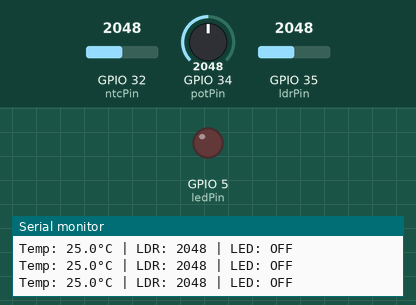
The sketch below on a simulated ESP32. On the bench: output pins drawn as LEDs (lit = HIGH), the last lines printed to the serial monitor. Inputs (shaded band) come from the test bench; at power-on: GPIO 35 (ldrPin) = 2048, GPIO 34 (potPin) = 2048, GPIO 32 (ntcPin) = 2048.

Above: at 1.2 s.
1.3 s: GPIO 35 (ldrPin) set to 1534
2.8 s: GPIO 35 (ldrPin) set to 1436
At 4.2 s:
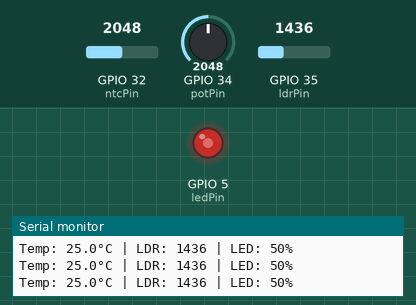
4.5 s: GPIO 34 (potPin) set to 2866
At 5.4 s:
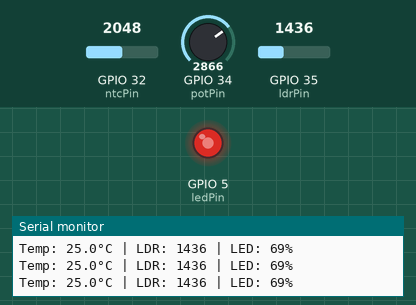
6.0 s: GPIO 34 (potPin) set to 3603
At 6.7 s:
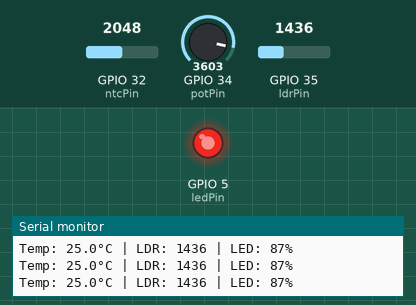
7.5 s: GPIO 34 (potPin) set to 491
At 8.0 s:
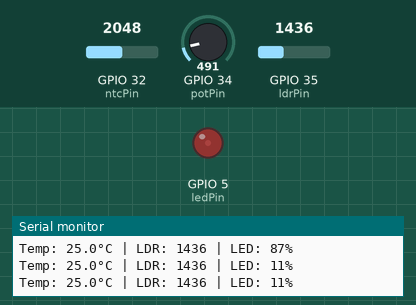
Timing chart, 0 to 10.0 s (numbered marks = the images above; inputs shaded):
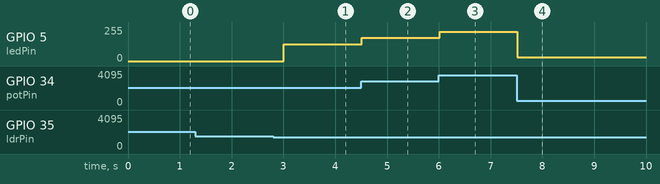

Measured:
- the behaviour switches between 1500 and 1499 on GPIO 35 (ldrPin) (found by bisection; images 0 and 1)
- after the input at 2.8 s, GPIO 5 (ledPin): 0/255 → 127/255 after 0.21 s
- after the input at 4.5 s, GPIO 5 (ledPin): 127/255 → 174/255 at once
- after the input at 6.0 s, GPIO 5 (ledPin): 174/255 → 220/255 at once
- after the input at 7.5 s, GPIO 5 (ledPin): 220/255 → 28/255 at once

The sketch:

sketch.ino
```cpp
// Embedded Systems
// FAct2 - PWM
// Group Number: 3
// Leader :Barcellano, Rolhimark
// Members:Micky Almazora
// Eugene Peley
// Joshua Nuevo
// Charle Laysico
// Section: BSCPE LADDERIZED

#include <math.h>

// --- Pin Definitions ---
const int potPin = 34;
const int ldrPin = 35;
const int ntcPin = 32;
const int ledPin = 5;

// --- PWM Settings ---
const int freq = 5000;
const int resolution = 8;

// --- NTC Constants ---
const float BETA = 3950;

void setup() {
  Serial.begin(115200);
  ledcAttach(ledPin, freq, resolution);
  Serial.println("--- System Active: Status Monitor ---");
}

void loop() {
  // 1. Read Raw Values
  int ldrValue = analogRead(ldrPin);
  int potValue = analogRead(potPin);
  int ntcRaw = analogRead(ntcPin);

  // 2. Temperature Calculation
  float celsius = 1 / (log(1 / (4095.0 / ntcRaw - 1)) / BETA + 1.0 / 298.15) - 273.15;

  // 3. Status Output
  Serial.print("Temp: ");
  Serial.print(celsius, 1);
  Serial.print("°C | LDR: ");
  Serial.print(ldrValue);

  if (ldrValue < 1500) {
    // DARK MODE: Potentiometer controls brightness
    int brightnessPercent = map(potValue, 0, 4095, 0, 100);
    int pwmValue = map(brightnessPercent, 0, 100, 0, 255);
    ledcWrite(ledPin, pwmValue);

    Serial.print(" | LED: ");
    Serial.print(brightnessPercent);
    Serial.println("%");
  }
  else {
    // BRIGHT MODE: LED forced OFF
    ledcWrite(ledPin, 0);
    Serial.println(" | LED: OFF");
  }

  delay(250);
}
```
